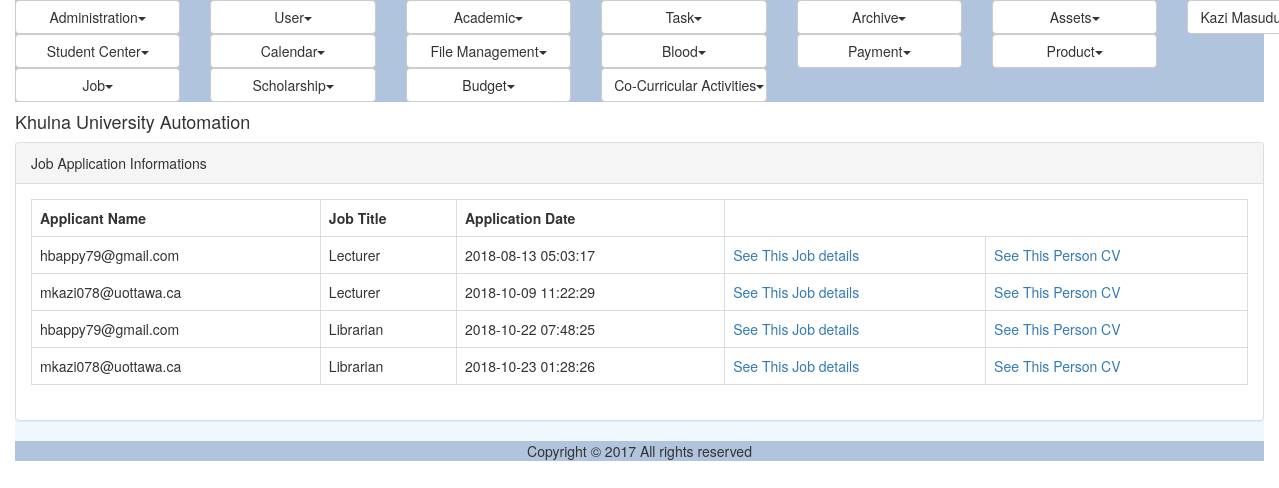
Screenshot of /job_all_application.php (signed in) with the database file from the repository.
### tables this page shows
CREATE TABLE IF NOT EXISTS `jms_applicant` (
  `ID` int(11) NOT NULL AUTO_INCREMENT,
  `applicantID` varchar(40) NOT NULL,
  `JobID` varchar(40) NOT NULL,
  `cvID` varchar(100) NOT NULL,
  `SubmissionDate` datetime NOT NULL,
  PRIMARY KEY (`ID`)
);

CREATE TABLE IF NOT EXISTS `jms_job` (
  `ID` int(11) NOT NULL AUTO_INCREMENT,
  `Title` varchar(100) NOT NULL,
  `Subtitle` varchar(100) NOT NULL,
  `PublishDate` date NOT NULL,
  `Organization` varchar(45) NOT NULL,
  `Qualification` varchar(500) NOT NULL,
  `Gender` varchar(45) NOT NULL,
  `AgeLimit` varchar(45) NOT NULL,
  `EmploymentType` varchar(45) NOT NULL,
  `NumberOfVacancy` int(11) NOT NULL,
  `Email` varchar(45) NOT NULL,
  `ContactNumber` varchar(45) NOT NULL,
  `Salary` varchar(45) DEFAULT NULL,
  `Location` varchar(255) DEFAULT NULL,
  `JobExperience` varchar(45) DEFAULT NULL,
  `LastDateOfApplication` date NOT NULL,
  PRIMARY KEY (`ID`)
);

### util/class.util.inc (called while the page is built, shortened)
<?php
class ConfigUtil implements I_DBConfig, I_LogConfig, I_LanguageConfig{
	public static $s_instance;
	private $_host;
	private $_username;
	private $_password;
	private $_database;
	public static function getInstance() {
		if(!self::$s_instance) {
			self::$s_instance = new self();
		}
		return self::$s_instance;
	}
	private function readConfig(){
		$this->_ini_array = parse_ini_file(CONFIG.'system.ini');
		$this->_host =	$this->_ini_array['db_host'];
		$this->_username = $this->_ini_array['db_username'];
		$this->_password = $this->_ini_array['db_password'];
		$this->_database = $this->_ini_array['db_database'];
	}
	public function getDBHost(){
		return $this->_host;
	}
	public function getDBUserName(){
		return $this->_username;
	}
	public function getDBPassword(){
		return $this->_password;
	}
	public function getDBName(){
		return $this->_database;
	}
}
class DBUtil implements I_DBUtil {
	private static $s_instance;
	private $_host;
	private $_username;
	private $_password;
	private $_database;
	protected $_connection;
	protected $_result;
	public static function getInstance() {
		if(!self::$s_instance) {
			self::$s_instance = new self();
		}
		return self::$s_instance;
	}
	private function readDBConfig(){
		$_config = ConfigUtil::getInstance();
		$this->_host = $_config->getDBHost();
		$this->_username = $_config->getDBUserName();
		$this->_password = $_config->getDBPassword();
		$this->_database = $_config->getDBName();
	}
	private function setConnection(){
		$this->_connection = new mysqli($this->_host, $this->_username,
			$this->_password, $this->_database);
	}
	public function doQuery($sql) {
		$this->_result = $this->_connection->query($sql) or die(mysqli_error($this->_connection));
		return $this->_result;
	}
	public function getNumRows() {
		$this->_numRows = mysqli_num_rows($this->_result);
		return $this->_numRows;
	}
	public function getAllRows() {
		$rows = array();
		for($x = 0; $x < $this->getNumRows(); $x++) {
			$rows[] = mysqli_fetch_assoc($this->_result);
		}
		return $rows;
	}
	public function getTopRow() {
		return $this->_result->fetch_array();
	}
}
class LogUtil{
	private static $s_instance;
	public static function getInstance(){
		if(!self::$s_instance) {
			self::$s_instance = new self();
		}
		return self::$s_instance;
	}
}
class LangUtil{
	private static $s_instance;
	public static function getInstance() {
		if(!self::$s_instance) {
			self::$s_instance = new self();
		}
		return self::$s_instance;
	}
}
?>

### modules/job/ui/blade/view.job_application.blade.inc (called while the page is built, shortened)
<?php
include_once UTILITY.'class.util.inc';
include_once MODULES_JOB.'bao/class.job_application_bao.inc';
$_JobApplicationBAO = new JobApplicationBAO();
?>

### modules/job/bao/class.job_application_bao.inc (called while the page is built, shortened)
<?php
include_once UTILITY.'class.util.inc';
include_once MODULES_JOB.'dao/class.job_application_dao.inc';
Class JobApplicationBAO{
	private $_JobApplicationDAO;
	public function __construct(){
		$this->_JobApplicationDAO = new JobApplicationDAO();
	}
	public function getAllApplication(){
		$Result = $this->_JobApplicationDAO->getAllApplication();
		return $Result;
	}
}
?>

### modules/job/dao/class.job_application_dao.inc (called while the page is built, shortened)
<?php
include_once COMMON.'class.common.inc';
include_once UTILITY.'class.util.inc';
include_once COMMON.'class.common.job.inc';
Class JobApplicationDAO{
	private $_DB;
	public function __construct(){
		$this->_DB = DBUtil::getInstance();
	}
	public function getAllApplication(){
		$ApplicationList = array();
		$this->_DB->doQuery("SELECT * FROM jms_applicant");
		$rows = $this->_DB->getAllRows();
		for($i = 0; $i < sizeof($rows); $i++) {
			$row = $rows[$i];
			$this->_JOB_Application = new JOB_Application();
		    $this->_JOB_Application->setID ( $row['ID']);
		    $this->_JOB_Application->setapplicantID ( $row['applicantID'] );
		    $this->_JOB_Application->setJobID ( $row['JobID'] );
		    $this->_JOB_Application->setcvID ( $row['cvID'] );
		    $this->_JOB_Application->setSubmissionDate( $row['SubmissionDate'] );
		    $this->_DB->doQuery("SELECT * FROM jms_job where ID like '".$row['JobID']."'");
			$row = $this->_DB->getTopRow();
		    $this->_JOB_Application->setjobname( $row['Title'] );
		    $ApplicationList[]=$this->_JOB_Application;
		}
		$Result = new Result();
		$Result->setIsSuccess(1);
		$Result->setResultObject($ApplicationList);
		return $Result;
	}
}
?>

### common/class.common.inc (called while the page is built, shortened)
<?php
class Result{
    private $_IsSuccess=0;
    private $_ResultObject;
    public function setIsSuccess($IsSuccess){
        $this->_IsSuccess = $IsSuccess;
    }
    public function getIsSuccess(){
        return $this->_IsSuccess;
    }
    public function setResultObject($ResultObject){
        $this->_ResultObject = $ResultObject;
    }
    public function getResultObject(){
        return $this->_ResultObject;
    }
}
?>

### common/class.common.job.inc (called while the page is built, shortened)
<?php
class JOB_Application{
    private $_applicantID;
    private $_JobID;
    private $_SubmissionDate;
    private $_jobname;
    public function setapplicantID ( $applicantID ) {
        $this->_applicantID = $applicantID;
    }
    public function getapplicantID () {
        return $this->_applicantID;
    }
    public function setJobID ( $JobID ) {
        $this->_JobID = $JobID;
    }
    public function getJobID () {
        return $this->_JobID;
    }
    public function setSubmissionDate( $SubmissionDate ) {
        $this->_SubmissionDate = $SubmissionDate;
    }
    public function getSubmissionDate () {
        return $this->_SubmissionDate;
    }
    public function setjobname( $jobname ) {
        $this->_jobname = $jobname;
    }
    public function getjobname () {
        return $this->_jobname;
    }
}
?>

### modules/job/ui/view.job_all_application.inc (the view, shortened to what this page needs)
<?php
include_once 'blade/view.job_application.blade.inc';
include_once COMMON.'class.common.inc';
?>
<div class="panel panel-default">
    <div class="panel-heading">
    	Job Application Informations
    </div>
<div class="panel-body over">
    	<table class="table table-bordered">
	    	<?php
				$Result = $_JobApplicationBAO->getAllApplication();
				if($Result->getIsSuccess()){
					$ApplicationList = $Result->getResultObject();
					?>
					<tr>
						<th>Applicant Name</th>
						<th>Job Title</th>
						<th>Application Date</th>
					</tr>
					<?php
					for($i = 0; $i < sizeof($ApplicationList); $i++) {
						$Application = $ApplicationList[$i];
						?>
					    <tr>
					    	<td><?php echo $Application->getapplicantID(); ?></td>
						    <td><?php echo $Application->getjobname(); ?></td>
						    <td><?php echo $Application->getSubmissionDate(); ?></td>
						    <td>
						    <a href="?details=<?php echo $Application->getJobID(); ?>" onclick="return confirm('sure to See !'); " >See This Job details</a>
						    </td>
						    <td>
						    <a href="?personcv=<?php echo $Application->getapplicantID(); ?>" onclick="return confirm('sure to See !'); " >See This Person CV</a>
						    </td>
					    </tr>
					<?php
					}
				}
				else{
					echo $Result->getResultObject();
				}
			?>
		</table>
    </div>
</div>

### resources/css/style.css (style rules this page uses)
table,td { border:solid #e9e9e9 1px; }

### resources/css/result.css (style rules this page uses)
.courses td, th { border: 1px solid black; }
.years td, th { border: 1px solid black; }
table, td, th { border-collapse: collapse; border: 0px solid black; }

### resources/css/jms_job.css (style rules this page uses)
.over { overflow: auto; }

### rows the page displays
jms_applicant: applicantID "hbappy79@gmail.com", SubmissionDate "2018-08-13 05:03:17"
jms_job: Title "Lecturer"
jms_applicant: applicantID "mkazi078@uottawa.ca", SubmissionDate "2018-10-09 11:22:29"
jms_applicant: applicantID "hbappy79@gmail.com", SubmissionDate "2018-10-22 07:48:25"
jms_job: Title "Librarian"
jms_applicant: applicantID "mkazi078@uottawa.ca", SubmissionDate "2018-10-23 01:28:26"

### other values shown
$globalMenu[$i]->getTitle() "Administration User Academic Task Archive Assets Student Center Calendar File Management Blood Payment Product Job Scholarship Budget Co-Curricular Activities"
$CurrentUser->getFullName() "Kazi…"
